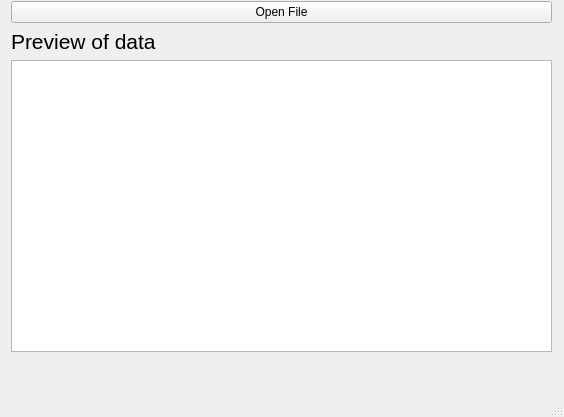
<?xml version="1.0" encoding="UTF-8"?>
<ui version="4.0">
 <class>MainWindow</class>
 <widget class="QMainWindow" name="MainWindow">
  <property name="geometry">
   <rect>
    <x>0</x>
    <y>0</y>
    <width>564</width>
    <height>417</height>
   </rect>
  </property>
  <property name="windowTitle">
   <string>Table example</string>
  </property>
  <widget class="QWidget" name="centralwidget">
   <widget class="QWidget" name="">
    <property name="geometry">
     <rect>
      <x>11</x>
      <y>44</y>
      <width>16</width>
      <height>16</height>
     </rect>
    </property>
    <layout class="QHBoxLayout" name="horizontalLayout_2"/>
   </widget>
   <widget class="QWidget" name="">
    <property name="geometry">
     <rect>
      <x>11</x>
      <y>1</y>
      <width>541</width>
      <height>351</height>
     </rect>
    </property>
    <layout class="QVBoxLayout" name="verticalLayout_2">
     <item>
      <layout class="QHBoxLayout" name="horizontalLayout">
       <item>
        <widget class="QPushButton" name="pushButton">
         <property name="focusPolicy">
          <enum>Qt::NoFocus</enum>
         </property>
         <property name="text">
          <string>Open File</string>
         </property>
         <property name="checkable">
          <bool>false</bool>
         </property>
         <property name="autoRepeat">
          <bool>false</bool>
         </property>
        </widget>
       </item>
      </layout>
     </item>
     <item>
      <layout class="QVBoxLayout" name="verticalLayout">
       <item>
        <widget class="QLabel" name="label">
         <property name="font">
          <font>
           <pointsize>16</pointsize>
          </font>
         </property>
         <property name="text">
          <string>Preview of data</string>
         </property>
        </widget>
       </item>
       <item>
        <widget class="QTableView" name="tableView"/>
       </item>
      </layout>
     </item>
    </layout>
   </widget>
  </widget>
  <widget class="QMenuBar" name="menubar">
   <property name="geometry">
    <rect>
     <x>0</x>
     <y>0</y>
     <width>564</width>
     <height>24</height>
    </rect>
   </property>
  </widget>
  <widget class="QStatusBar" name="statusbar"/>
 </widget>
 <resources/>
 <connections/>
</ui>
